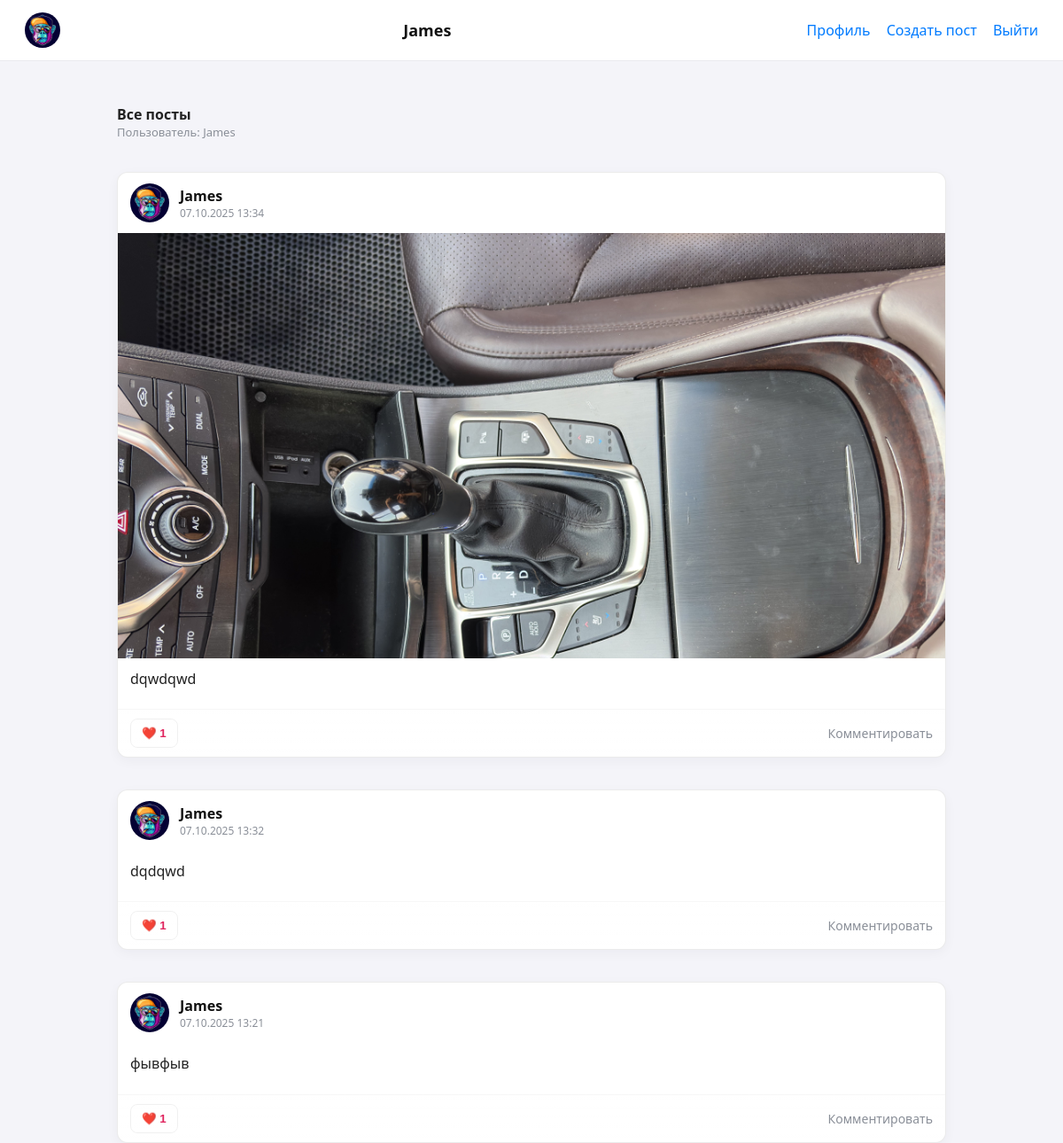
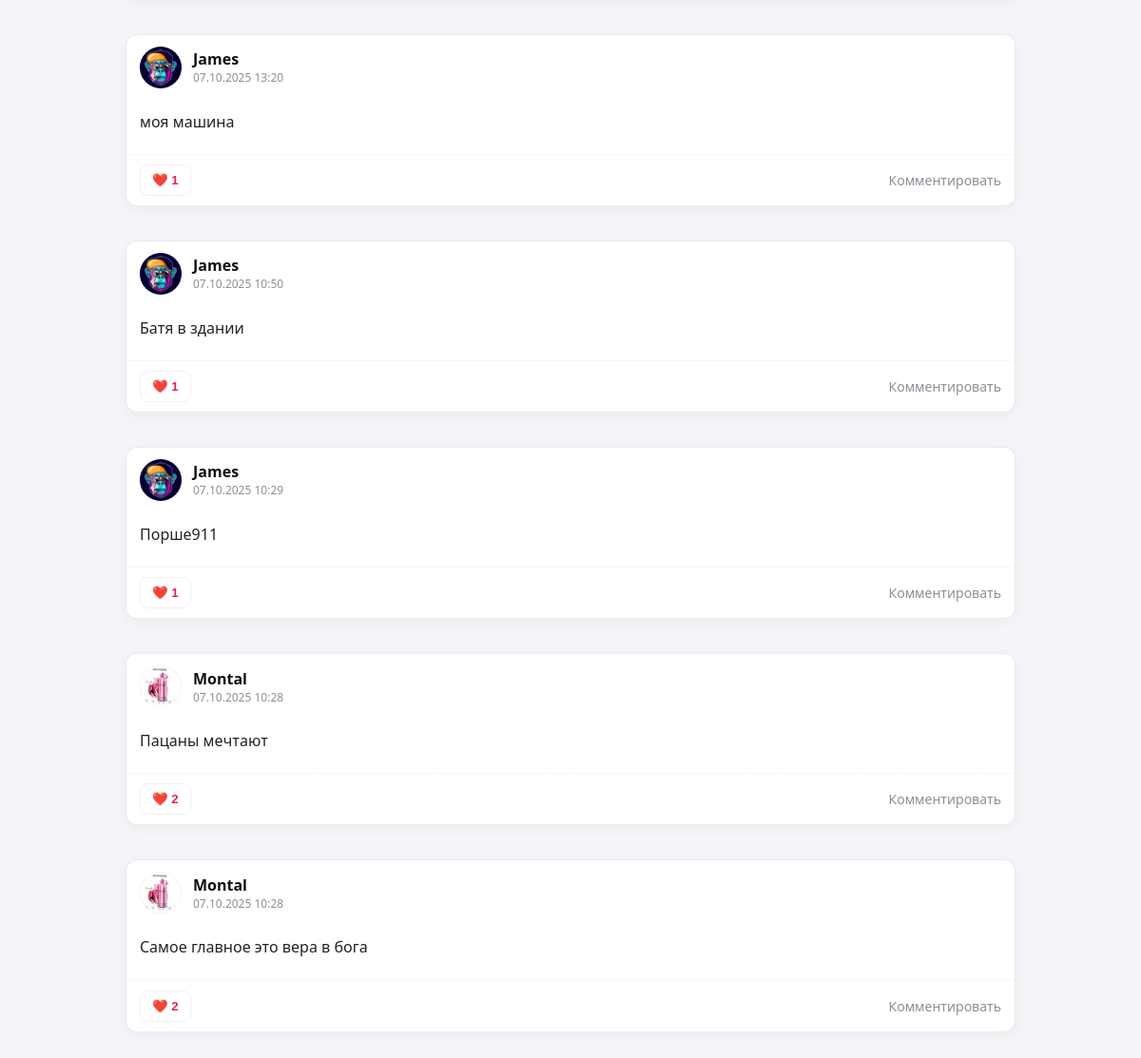
Screenshot of / (signed in) with the database file from the repository (2 pictures, top to bottom).
### blog/models.py (models this page shows, shortened)
class Profile(models.Model):
	user = models.OneToOneField(User, on_delete=models.CASCADE)
	avatar = models.ImageField(upload_to='avatars/', blank=True, null=True)
	bio = models.TextField(blank=True, null=True)
	city = models.CharField(max_length=100, blank=True, null=True)
	birth_date = models.DateField(blank=True, null=True)

class Post (models.Model):
	author = models.ForeignKey(User, on_delete=models.CASCADE)
	image = models.ImageField(upload_to='posts/', blank=True)
	description = models.TextField()
	likes = models.ManyToManyField(User, related_name='liked_posts', blank=True)
	created_at = models.DateTimeField(auto_now_add=True)
	def total_likes(self):
		return self.likes.count()

### blog/views.py (the view)
# urls.py: path('', views.post_list, name='post_list'),
@login_required
def post_list(request):
    post = Post.objects.all().order_by('-created_at')
    users = User.objects.all()
    user = request.user
    return render(request, 'post_list.html', {'posts': post, 'users': users, 'user':user})

### blog/templates/post_list.html (shortened to what this page needs)
<!DOCTYPE html>
<html lang="ru">
<head>
</head>
<body>
<header>
  <div class="profile-avatar"
         {% if user.profile.avatar %}
           style="background-image: url('{{ user.profile.avatar.url }}');"
         {% endif %}></div>
  <h1>{{ user.username }}</h1>
  <nav>
    <a href="{% url 'profile' user.username %}">Профиль</a>
    <a href="{% url 'create_post' %}">Создать пост</a>
    <a href="{% url 'logout' %}">Выйти</a>
  </nav>
</header>
<main>
  <div class="top-row">
    <div>
      <strong>Все посты</strong>
      <div style="color:var(--muted); font-size:13px;">Пользователь: {{ user.username }}</div>
    </div>
  </div>
  {% if posts %}
  <div class="posts-list">
    {% for post in posts %}
      <a href="{% url 'post_detail' post.id %}" class="post-link">
        <article class="post-card">
          <div class="post-top">
            <div class="mini-avatar"
                 {% if post.author.profile.avatar %}
                   style="background-image: url('{{ post.author.profile.avatar.url }}');"
                 {% endif %}></div>
            <div>
              <a href='{% url "profile" username=post.author.username %}' class="post-author">{{ post.author.username }}</a>
              <div class="post-time">{{ post.created_at|date:"d.m.Y H:i" }}</div>
            </div>
          </div>
          {% if post.image %}
            <div class="post-media">
              <img src="{{ post.image.url }}" alt="Фото поста">
            </div>
          {% endif %}
          <div class="post-body">
            <p class="post-text">{{ post.description|linebreaksbr }}</p>
          </div>
          <div class="post-actions">
            <form action="{% url 'like_post' post.id %}" method="post" enctype="multipart/form-data" style="margin:0;" onclick="event.stopPropagation();">
              <button type="submit" class="like-btn">❤️ {{ post.total_likes }}</button>
            </form>
            <span class="comments-link">Комментировать</span>
          </div>
        </article>
      </a>
    {% endfor %}
  </div>
{% else %}
  <div class="no-posts">Постов пока нет 🙃</div>
{% endif %}
</main>
</body>
</html>

### blog/templates/post_list.html (style rules this page uses)
:root { --bg:#f4f4f9; --card-bg:#ffffff; --muted:#8a8f98; --accent:#007bff; --danger:#e0245e; --border:rgba(0,0,0,0.08); --shadow: 0 6px 20px rgba(24,39,75,0.06); --radius:12px; }
* { box-sizing:border-box }
body { font-family: "Segoe UI", Roboto, Arial, sans-serif; background:var(--bg); margin:0; color:#222; -webkit-font-smoothing:antialiased; }
header { background:var(--card-bg); padding:14px 28px; display:flex; align-items:center; justify-content:space-between; box-shadow:0 1px 0 rgba(0,0,0,0.04); position:sticky; top:0; z-index:50; }
header h1 { margin:0;font-size:18px;color:#111 }
header nav a { color:var(--accent); text-decoration:none; margin-left:14px; font-weight:500 }
main { max-width:980px; margin:28px auto; padding:22px; }
.top-row { display:flex; justify-content:space-between; align-items:center; gap:10px; margin-bottom:18px; }
.posts-list { display:flex; flex-direction:column; gap:18px; }
.post-card { background:var(--card-bg); border:1px solid var(--border); border-radius:12px; overflow:hidden; box-shadow: 0 4px 14px rgba(22,28,45,0.04); transition: transform .12s ease, box-shadow .12s ease; display:flex; flex-direction:column; }
.post-top { display:flex; align-items:center; gap:12px; padding:12px 14px; }
.post-top .mini-avatar { width:44px; height:44px; border-radius:50%; background:#ddd; background-size:cover; background-position:center; border:1px solid rgba(0,0,0,0.04); flex:0 0 44px; }
.post-author { font-weight:700; color:#111; text-decoration:none }
.post-time { color:var(--muted); font-size:12px }
.post-media { width:100%; background:#fafafa; display:block; max-height:480px; overflow:hidden; }
.post-media img { display:block; width:100%; height:100%; object-fit:cover; }
.post-body { padding:12px 14px; flex:1 }
.post-text { margin:0 0 10px 0; color:#222; line-height:1.45 }
.post-actions { display:flex; align-items:center; justify-content:space-between; gap:10px; padding:10px 14px; border-top:1px solid rgba(0,0,0,0.03); background:linear-gradient(180deg, rgba(255,255,255,0.02), rgba(255,255,255,0)); }
.like-btn { background:none; border:1px solid rgba(0,0,0,0.06); padding:8px 12px; border-radius:8px; cursor:pointer; color:var(--danger); font-weight:600; display:inline-flex; align-items:center; gap:8px; }
.comments-link { color:var(--muted); text-decoration:none; font-size:14px; }
.post-link { text-decoration: none; color: inherit; transition: transform .12s ease, box-shadow .12s ease; }
.post-card form button { pointer-events: all; }
.profile-avatar { width:40px; height:40px; border-radius:50%; background:#ddd; background-size:cover; background-position:center; flex:0 0 40px; border:1px solid rgba(0,0,0,0.05); }

### rows the page displays
Post: author.avatar (picture), author.username "James", created_at "07.10.2025 13:34", image (picture), description "dqwdqwd", total_likes "1"
Post: author.avatar (picture), author.username "James", created_at "07.10.2025 13:32", description "dqdqwd", total_likes "1"
Post: author.avatar (picture), author.username "James", created_at "07.10.2025 13:21", description "фывфыв", total_likes "1"
Post: author.avatar (picture), author.username "James", created_at "07.10.2025 13:20", description "моя машина", total_likes "1"
Post: author.avatar (picture), author.username "James", created_at "07.10.2025 10:50", description "Батя в здании", total_likes "1"
Post: author.avatar (picture), author.username "James", created_at "07.10.2025 10:29", description "Порше911", total_likes "1"
Post: author.avatar (picture), author.username "Montal", created_at "07.10.2025 10:28", description "Пацаны мечтают", total_likes "2"
Post: author.avatar (picture), author.username "Montal", created_at "07.10.2025 10:28", description "Самое главное это вера в бога", total_likes "2"

### other values shown
{{ user.username }} "James"
